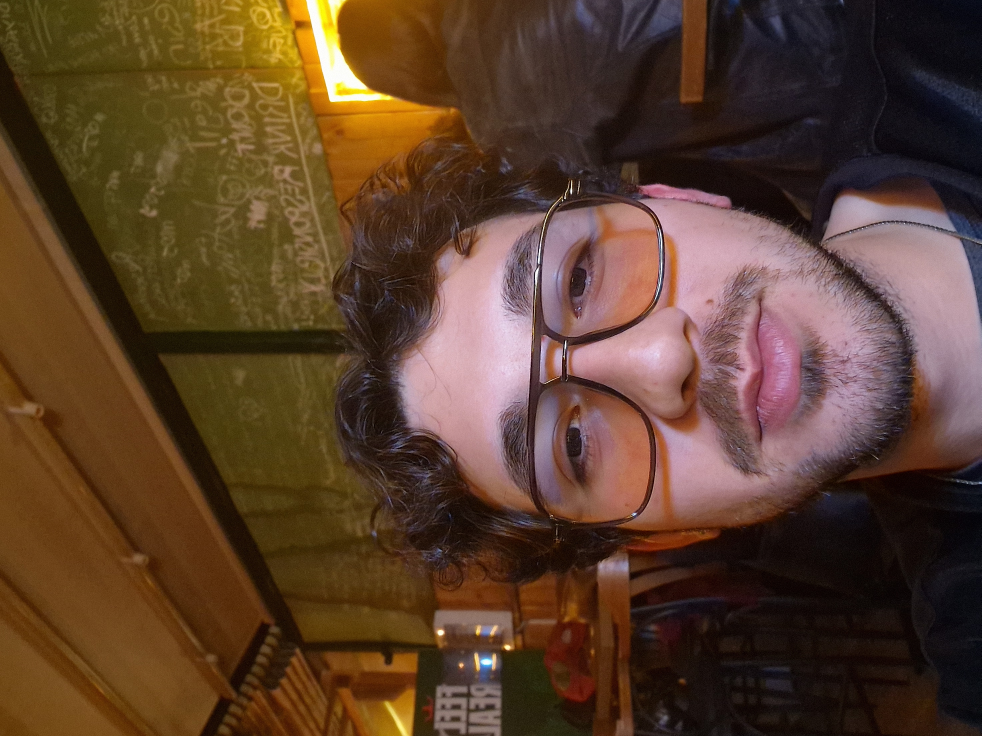
#> input picture AboutMe/imagesarp.JPEG, 2944 x 2208 px (shown at 1/3 size)
$ python optimise-media.py
#> lines starting #> are read from the running program, lines starting #| are printed output that depends on the picture
#> in do_image, im is the input picture: PIL image 2944x2208 RGB; mean R, G, B 91.3, 64.2, 44.8
#!/usr/bin/env python3
"""Re-encode site media for web delivery.

Sizes are chosen from how each asset is actually displayed:

    card thumbnail   368 px wide (3-column grid)
    lead media      ~530 px wide (46% right column)
    hero portrait    260 px wide (110 px on mobile)
    gallery thumb    110 px, but opens in a lightbox at up to 90vw

Targets are roughly 2x the largest CSS size so they stay sharp on retina
displays, and no larger.

    python3 scripts/optimise-media.py --dry-run
    python3 scripts/optimise-media.py

Originals are all tracked in git; restore any file with
`git checkout -- <path>`.
"""

import argparse
import shutil
import subprocess
import sys
from pathlib import Path

from PIL import Image, ImageOps

ROOT = Path(__file__).resolve().parent.parent

# width, jpeg quality — keyed by role
HERO = 800
CARD = 1400
GALLERY = 1600

IMAGES = [
    ("AboutMe/imagesarp.JPEG", HERO),
    ("BloomingRose/BloomingRose.png", CARD),
    ("IsaacGameBox/FourSoulsBoxRender.png", CARD),
    ("IsaacGameBox/FourSoulsSetup.png", GALLERY),
    ("IsaacGameBox/FourSoulsClosed.png", GALLERY),
    ("IsaacGameBox/IsaacBox1.JPEG", GALLERY),
    ("IsaacGameBox/Isaacbox2.JPEG", GALLERY),
    ("IsaacGameBox/IsaacBox3.JPEG", GALLERY),
    ("DeskLamp/DeskLampRender.png", CARD),
    ("DeskLamp/DeskLamp2.JPEG", GALLERY),
    ("MicroRosBot/RobotImage.JPEG", GALLERY),
    ("MicroRosBot/CADModel.png", GALLERY),
    ("ModeAnalysis/FRF.png", GALLERY),
    ("ModeAnalysis/Modes.png", GALLERY),
    ("WindTurbine/WindTurbine.png", CARD),
    ("OtherDesigns/MiniFan.png", CARD),
    ("OtherDesigns/SnowboardHanger_Mountain.png", CARD),
    ("OtherDesigns/Snowboard Hanger Waves.png", CARD),
]

# PNGs with real transparency that are far too large: convert to WebP,
# which keeps the alpha channel at a fraction of the size.
TO_WEBP = [("MIDIBOT/MIDIBOT.png", CARD)]

# (source, destination, max width, crf) — destination differs from source
# only when the container or codec has to change.
VIDEOS = [
    # HEVC in .MOV: Chrome and Firefox cannot decode this. Re-encode to H.264.
    ("BloomingRose/BloomingRose.MOV", "BloomingRose/BloomingRose.mp4", 1280, 26),
    ("RotaryInvertedPendulum/InvPendulum.MOV", "RotaryInvertedPendulum/InvPendulum.mp4", 1280, 26),
    # already H.264, just over-encoded for their display size
    ("DeskLamp/MainVideo.mp4", None, 1280, 26),
    ("TunedMassDampener/ProjectDemonstration.mp4", None, 1280, 26),
    ("MicroRosBot/Operation_Video.mp4", None, 800, 28),
    ("WindTurbine/MainVideo.mp4", None, 720, 26),
    ("ModeAnalysis/MainVideo.mp4", None, 720, 26),
]

# videos that have no poster frame, so the card shows an empty box until the
# video downloads: grab frame at the given timestamp
POSTERS = [
    ("RotaryInvertedPendulum/InvPendulum.mp4", "RotaryInvertedPendulum/InvPendulum.jpg", "00:00:02"),
    ("TunedMassDampener/ProjectDemonstration.mp4", "TunedMassDampener/ProjectDemonstration.jpg", "00:00:01"),
    ("ModeAnalysis/MainVideo.mp4", "ModeAnalysis/MainVideo.jpg", "00:00:01"),
]


def mb(n: int) -> str:
    return f"{n / 1048576:7.2f} MB"


def run(cmd: list) -> None:
    result = subprocess.run(cmd, capture_output=True, text=True)
    if result.returncode != 0:
        raise SystemExit(f"command failed: {' '.join(cmd)}\n{result.stderr[-2000:]}")


def resize(im: Image.Image, max_w: int) -> Image.Image:
    # Phone photos carry their rotation in an EXIF tag rather than in the pixel
    # data. Re-saving drops that tag, so bake the rotation in first or the image
    # comes out sideways.
#> called with max_w = 800
    im = ImageOps.exif_transpose(im)
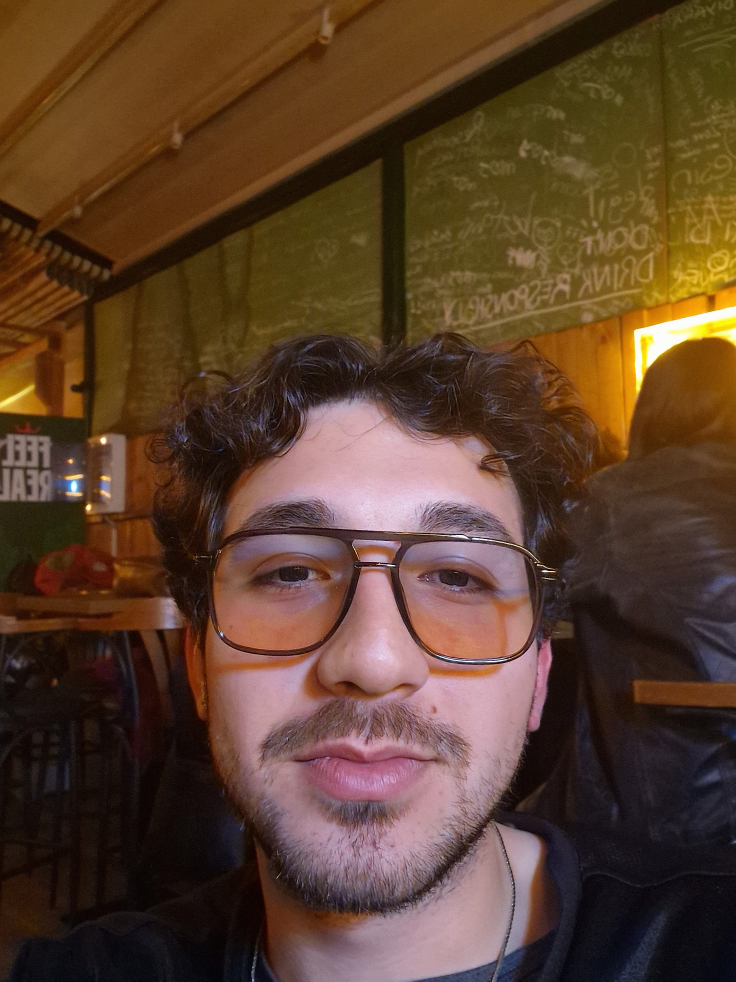
#> im: PIL image 2208x2944 RGB (shown at 1/3 size); mean R, G, B 91.3, 64.2, 44.8
    if im.width <= max_w:
        return im
    h = round(im.height * max_w / im.width)
#> h = 1067
    return im.resize((max_w, h), Image.LANCZOS)
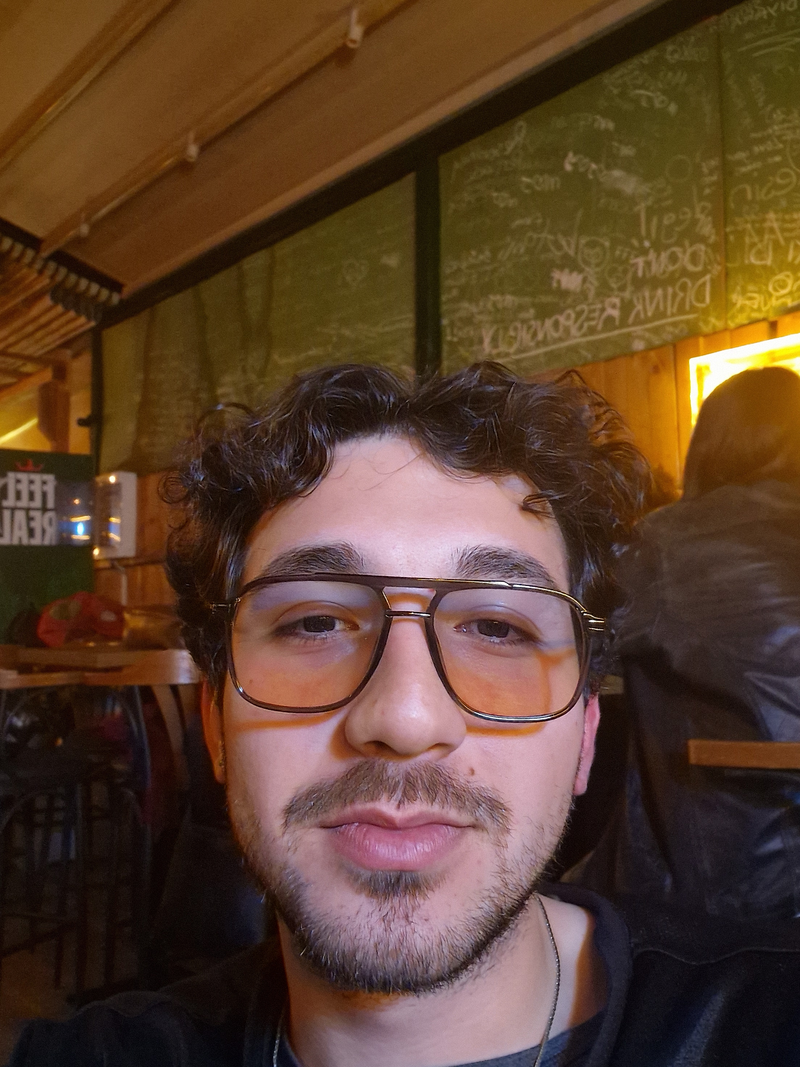
#> returned value: PIL image 800x1067 RGB; mean R, G, B 91.3, 64.2, 44.9


def do_image(rel: str, max_w: int, dry: bool) -> tuple:
    src = ROOT / rel
    before = src.stat().st_size
    im = Image.open(src)
    out = resize(im, max_w)
    if dry:
        return before, before, f"{im.size} -> {out.size}"

    tmp = src.with_suffix(src.suffix + ".tmp")
    if src.suffix.lower() in (".jpeg", ".jpg"):
        out.convert("RGB").save(tmp, "JPEG", quality=82, optimize=True, progressive=True)
    else:
        out.save(tmp, "PNG", optimize=True)
    tmp.replace(src)
    return before, src.stat().st_size, f"{im.size} -> {out.size}"


def do_webp(rel: str, max_w: int, dry: bool) -> tuple:
    src = ROOT / rel
    dst = src.with_suffix(".webp")
    before = src.stat().st_size
    im = Image.open(src)
    out = resize(im, max_w)
    if dry:
        return before, before, f"{im.size} -> {out.size} => {dst.name}"
    out.save(dst, "WEBP", quality=86, method=6)
    src.unlink()
    return before, dst.stat().st_size, f"{im.size} -> {out.size} => {dst.name}"


def do_video(src_rel: str, dst_rel, max_w: int, crf: int, dry: bool) -> tuple:
    src = ROOT / src_rel
    before = src.stat().st_size
    in_place = dst_rel is None
    dst = src if in_place else ROOT / dst_rel
    if dry:
        return before, before, f"w<={max_w} crf{crf}{'' if in_place else ' => ' + Path(dst_rel).name}"

    tmp = dst.with_suffix(".tmp.mp4")
    run([
        "ffmpeg", "-y", "-loglevel", "error", "-i", str(src),
        "-vf", f"scale='min({max_w},iw)':-2:flags=lanczos",
        "-c:v", "libx264", "-crf", str(crf), "-preset", "slow",
        "-pix_fmt", "yuv420p",
        "-an",                      # every video is muted autoplay; drop audio
        "-movflags", "+faststart",  # moov atom first, so playback starts early
        str(tmp),
    ])
    tmp.replace(dst)
    if not in_place:
        src.unlink()
    return before, dst.stat().st_size, f"w<={max_w} crf{crf}"


def do_poster(video_rel: str, poster_rel: str, ts: str, dry: bool) -> tuple:
    video = ROOT / video_rel
    poster = ROOT / poster_rel
    if not video.exists():
        return 0, 0, "SKIPPED (video missing)"
    if dry:
        return 0, 0, f"frame @ {ts}"
    run([
        "ffmpeg", "-y", "-loglevel", "error", "-ss", ts, "-i", str(video),
        "-frames:v", "1", "-vf", f"scale='min({CARD},iw)':-2",
        "-q:v", "4", str(poster),
    ])
    return 0, poster.stat().st_size, f"frame @ {ts}"


def main() -> int:
    ap = argparse.ArgumentParser()
    ap.add_argument("--dry-run", action="store_true")
    args = ap.parse_args()
    dry = args.dry_run

    total_before = total_after = 0

    print("IMAGES")
    for rel, w in IMAGES:
        if not (ROOT / rel).exists():
            print(f"  skip (missing)          {rel}")
            continue
        b, a, note = do_image(rel, w, dry)
#> b = 3142060; a = 3142060; note = '(2944, 2208) -> (800, 1067)'
        total_before += b
#> total_before = 3142060
        total_after += a
#> total_after = 3142060
        print(f"  {mb(b)} -> {mb(a)}  {rel}   {note}")
#|      3.00 MB ->    3.00 MB  AboutMe/imagesarp.JPEG   (2944, 2208) -> (800, 1067)

    print("\nPNG WITH ALPHA -> WEBP")
    for rel, w in TO_WEBP:
        if not (ROOT / rel).exists():
            print(f"  skip (missing)          {rel}")
            continue
        b, a, note = do_webp(rel, w, dry)
        total_before += b
        total_after += a
        print(f"  {mb(b)} -> {mb(a)}  {rel}   {note}")

    print("\nVIDEOS")
    for src_rel, dst_rel, w, crf in VIDEOS:
        if not (ROOT / src_rel).exists():
            print(f"  skip (missing)          {src_rel}")
            continue
        b, a, note = do_video(src_rel, dst_rel, w, crf, dry)
        total_before += b
        total_after += a
        print(f"  {mb(b)} -> {mb(a)}  {src_rel}   {note}")
#> this loop made 7 passes
#> (src_rel, dst_rel, w, crf) on passes 1, 2, 3, 5, 6, 7: ('BloomingRose/BloomingRose.MOV', 'BloomingRose/BloomingRose.mp4', 1280, 26), ('RotaryInvertedPendulum/InvPendulum.MOV', 'RotaryInvertedPendulum/InvPendulum.mp4', 1280, 26), ('DeskLamp/MainVideo.mp4', None, 1280, 26), ('MicroRosBot/Operation_Video.mp4', None, 800, 28), ('WindTurbine/MainVideo.mp4', None, 720, 26), ('ModeAnalysis/MainVideo.mp4', None, 720, 26)
#|   skip (missing)          BloomingRose/BloomingRose.MOV
#|   skip (missing)          RotaryInvertedPendulum/InvPendulum.MOV
#|   skip (missing)          DeskLamp/MainVideo.mp4
#|   skip (missing)          TunedMassDampener/ProjectDemonstration.mp4
#|   skip (missing)          MicroRosBot/Operation_Video.mp4
#|   skip (missing)          WindTurbine/MainVideo.mp4
#|   skip (missing)          ModeAnalysis/MainVideo.mp4

    print("\nGENERATED POSTERS")
    for v, p, ts in POSTERS:
        b, a, note = do_poster(v, p, ts, dry)
        total_after += a
        print(f"  {'':>10}    {mb(a)}  {p}   {note}")

    saved = total_before - total_after
    print(f"\nTOTAL {mb(total_before)} -> {mb(total_after)}"
          f"   saved {mb(saved)}"
          f" ({100 * saved / total_before:.0f}%)" if total_before else "")
    if dry:
        print("\n(dry run, nothing written)")
    return 0


if __name__ == "__main__":
    sys.exit(main())
#> (the program exits here)
